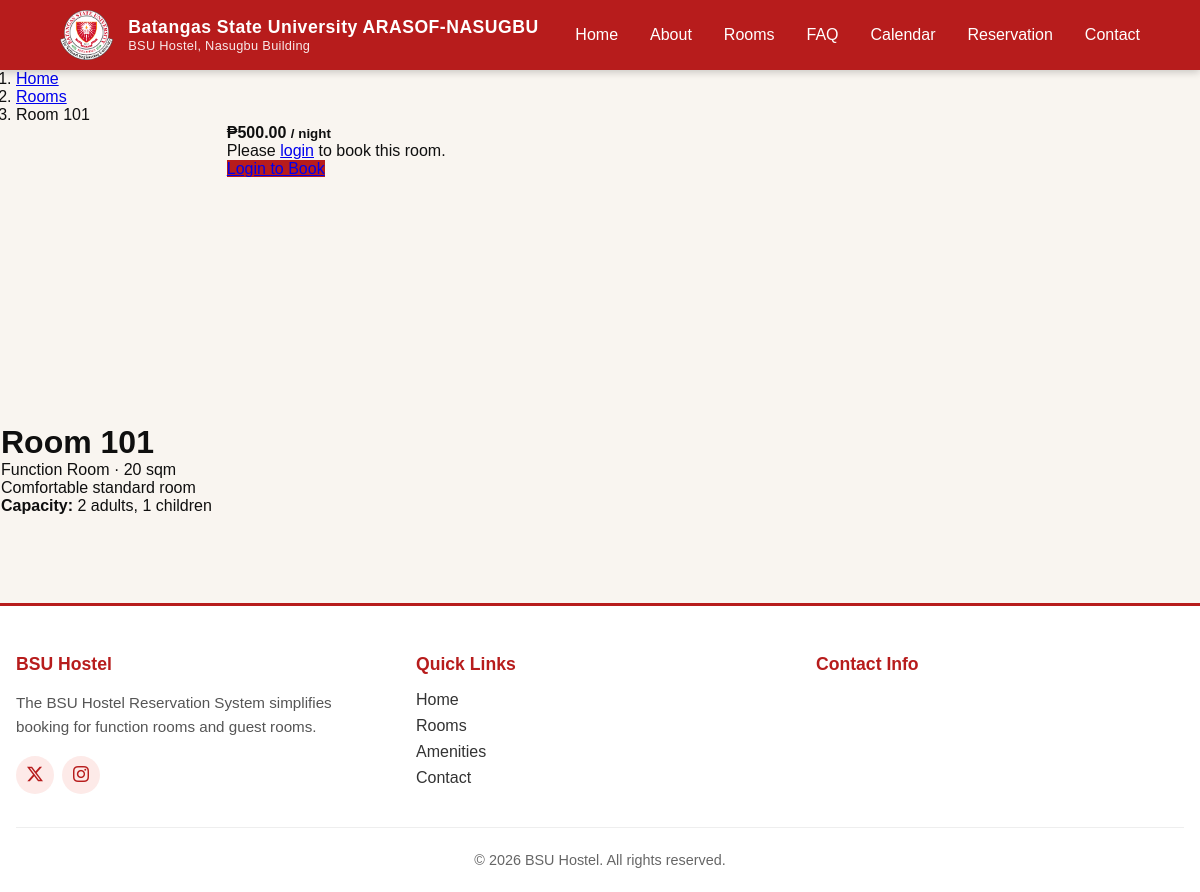
/room-details.php?id=1, run on the app's committed database.
### tables this page shows
CREATE TABLE `rooms` (
  `id` int(11) NOT NULL,
  `name` varchar(150) NOT NULL,
  `type_id` int(11) DEFAULT NULL,
  `price` decimal(10,2) NOT NULL DEFAULT 0.00,
  `area` varchar(50) DEFAULT NULL,
  `adult_capacity` int(11) DEFAULT 1,
  `children_capacity` int(11) DEFAULT 0,
  `description` text DEFAULT NULL,
  `status` enum('available','occupied','maintenance') DEFAULT 'available',
  `created_at` timestamp NOT NULL DEFAULT current_timestamp()
);

CREATE TABLE `types_room` (
  `id` int(11) NOT NULL,
  `name` varchar(100) NOT NULL,
  `description` text DEFAULT NULL
);

### inc/essentials.php (called while the page is built, shortened)
<?php
function clean($data) {
    return htmlspecialchars(trim($data ?? ''), ENT_QUOTES, 'UTF-8');
}
function isLoggedIn() {
    return isset($_SESSION['user_id']);
}
function formatPrice($amount) {
    return '₱' . number_format($amount, 2);
}

### room-details.php (the view, shortened to what this page needs)
<?php
require_once __DIR__ . '/inc/link.php';
$id = (int)($_GET['id'] ?? 0);
$stmt = $conn->prepare("SELECT r.*, t.name AS type_name FROM rooms r LEFT JOIN types_room t ON r.type_id = t.id WHERE r.id = ? AND r.status = 'available'");
$stmt->bind_param("i", $id);
$stmt->execute();
$room = $stmt->get_result()->fetch_assoc();
?>
<?php require_once __DIR__ . '/inc/header.php'; ?>
<div class="container py-4">
    <nav aria-label="breadcrumb">
        <ol class="breadcrumb">
            <li class="breadcrumb-item"><a href="<?= BASE_URL ?>">Home</a></li>
            <li class="breadcrumb-item"><a href="rooms.php">Rooms</a></li>
            <li class="breadcrumb-item active"><?= clean($room['name']) ?></li>
        </ol>
    </nav>
    <div class="row">
        <div class="col-md-8">
            <div class="card mb-4">
                <div class="card-body bg-light" style="min-height: 300px;"></div>
                <div class="card-body">
                    <h1><?= clean($room['name']) ?></h1>
                    <p class="text-muted"><?= clean($room['type_name'] ?? 'Standard') ?> · <?= $room['area'] ?? 'N/A' ?> sqm</p>
                    <p><?= nl2br(clean($room['description'] ?? 'No description.')) ?></p>
                    <p><strong>Capacity:</strong> <?= $room['adult_capacity'] ?> adults, <?= $room['children_capacity'] ?> children</p>
                </div>
            </div>
        </div>
        <div class="col-md-4">
            <div class="card sticky-top">
                <div class="card-body">
                    <h4><?= formatPrice($room['price']) ?> <small>/ night</small></h4>
                    <?php if (isLoggedIn()): ?>
                    <form action="booking.php" method="GET">
                        <input type="hidden" name="room_id" value="<?= $room['id'] ?>">
                        <div class="mb-2">
                            <label class="form-label">Check-in</label>
                            <input type="date" name="check_in" class="form-control" required>
                        </div>
                        <div class="mb-2">
                            <label class="form-label">Check-out</label>
                            <input type="date" name="check_out" class="form-control" required>
                        </div>
                        <button type="submit" class="btn btn-primary w-100">Book Now</button>
                    </form>
                    <?php else: ?>
                    <p class="text-muted">Please <a href="login.php">login</a> to book this room.</p>
                    <a href="login.php?redirect=<?= urlencode('room-details.php?id='.$room['id']) ?>" class="btn btn-primary w-100">Login to Book</a>
                    <?php endif; ?>
                </div>
            </div>
        </div>
    </div>
</div>
<?php require_once __DIR__ . '/inc/footer.php'; ?>

### css/style.css (style rules this page uses)
* { box-sizing: border-box; }
:root { --bsu-red: #b71c1c; --bsu-red-dark: #8b0000; --transition-smooth: all 0.4s cubic-bezier(0.4, 0, 0.2, 1); }
body { min-height: 100vh; display: flex; flex-direction: column; overflow-x: hidden; font-family: 'Poppins', sans-serif; }
.btn-primary { background-color: var(--bsu-red); border-color: var(--bsu-red); }
.card { transition: transform 0.2s, box-shadow 0.2s; }
.container, .container-fluid { padding-left: max(1rem, env(safe-area-inset-left)); padding-right: max(1rem, env(safe-area-inset-right)); }
.card, .room-card { transition: transform 0.3s ease, box-shadow 0.3s ease; }
:root { --bsu-red: #b71c1c; --bsu-red-dark: #8b0000; --bsu-red-light: #ffebee; --transition-smooth: all 0.4s cubic-bezier(0.4, 0, 0.2, 1); --bg-paper: #faf7f2; --bg-cream: #fcf9f5; --bg-warm: #f8f5f0; --bg-soft: #f5f0e8; }
* { margin: 0; padding: 0; box-sizing: border-box; }
body { min-height: 100vh; font-family: 'Poppins', sans-serif; overflow-x: hidden; padding-top: 70px; background-color: var(--bg-paper); }
html { scroll-behavior: smooth; }
:root { --primary-red: #b71c1c; --dark-red: #8b0000; --header-height: 70px; --transition-speed: 0.3s; }
body { padding-top: var(--header-height); font-family: 'Poppins', sans-serif; min-height: 100vh; display: flex; flex-direction: column; overflow-x: hidden; }
:root { --bsu-red: #b71c1c; --bsu-red-dark: #8b0000; --bsu-red-light: #ffebee; }
.row { display: flex; flex-wrap: wrap; margin-right: -15px; margin-left: -15px; }
.col-md-2, .col-md-4, .col-md-6 { position: relative; width: 100%; padding-right: 15px; padding-left: 15px; }
@media (min-width: 768px) { .col-md-4 { flex: 0 0 33.333333%; max-width: 33.333333%; } }
.mb-4 { margin-bottom: 1.5rem; }
:root { --red: #b71c1c; --red-dark: #8b0000; --red-glow: rgba(183,28,28,0.18); --gold: #c9a84c; --ink: #0f0f0f; --off-white: #f9f5f0; --warm-gray: #e8e2d9; --mid-gray: #9e9990; --ease-expo: cubic-bezier(0.16, 1, 0.3, 1); }
*, *::before, *::after { box-sizing: border-box; margin: 0; padding: 0; }
body { font-family: 'Outfit', sans-serif; background: var(--off-white); color: var(--ink); overflow-x: hidden; }

### data on the page
rooms: name "Room 101", type.name "Function Room", area "20", description "Comfortable standard room", adult_capacity "2", children_capacity "1", price "₱500.00"

### other printed values
$link['text'] "Home"
$link['text'] "About"
$link['text'] "Rooms"
$link['text'] "FAQ"
$link['text'] "Calendar"
$link['text'] "Reservation"
$link['text'] "Contact"
$footer_settings['site_name'] "BSU Hostel"
$footer_settings['site_tagline'] "The BSU Hostel Reservation System simplifies booking for function rooms and guest rooms."
